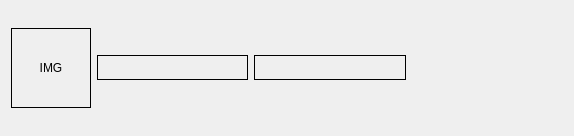
<?xml version="1.0" encoding="UTF-8"?>
<ui version="4.0">
 <class>ProjectCustomItem</class>
 <widget class="QWidget" name="ProjectCustomItem">
  <property name="geometry">
   <rect>
    <x>0</x>
    <y>0</y>
    <width>574</width>
    <height>136</height>
   </rect>
  </property>
  <property name="windowTitle">
   <string>Form</string>
  </property>
  <layout class="QHBoxLayout" name="horizontalLayout">
   <item>
    <widget class="QLabel" name="imglabel">
     <property name="minimumSize">
      <size>
       <width>80</width>
       <height>80</height>
      </size>
     </property>
     <property name="maximumSize">
      <size>
       <width>80</width>
       <height>80</height>
      </size>
     </property>
     <property name="frameShape">
      <enum>QFrame::Panel</enum>
     </property>
     <property name="text">
      <string>IMG</string>
     </property>
     <property name="alignment">
      <set>Qt::AlignCenter</set>
     </property>
    </widget>
   </item>
   <item>
    <widget class="QLabel" name="projectName">
     <property name="maximumSize">
      <size>
       <width>16777215</width>
       <height>25</height>
      </size>
     </property>
     <property name="frameShape">
      <enum>QFrame::Box</enum>
     </property>
     <property name="text">
      <string/>
     </property>
    </widget>
   </item>
   <item>
    <widget class="QLabel" name="statuslabel">
     <property name="maximumSize">
      <size>
       <width>16777215</width>
       <height>25</height>
      </size>
     </property>
     <property name="frameShape">
      <enum>QFrame::Box</enum>
     </property>
     <property name="text">
      <string/>
     </property>
    </widget>
   </item>
   <item>
    <widget class="QWidget" name="widget" native="true">
     <property name="styleSheet">
      <string notr="true"/>
     </property>
     <layout class="QGridLayout" name="gridLayout">
      <item row="0" column="0">
       <widget class="QLabel" name="weekLable">
        <property name="text">
         <string/>
        </property>
       </widget>
      </item>
      <item row="0" column="1">
       <widget class="QLabel" name="weekLabelValue">
        <property name="text">
         <string/>
        </property>
       </widget>
      </item>
      <item row="1" column="0">
       <widget class="QLabel" name="monthLabel">
        <property name="text">
         <string/>
        </property>
       </widget>
      </item>
      <item row="1" column="1">
       <widget class="QLabel" name="monthLabelValue">
        <property name="text">
         <string/>
        </property>
       </widget>
      </item>
      <item row="2" column="0">
       <widget class="QLabel" name="totalLabel">
        <property name="text">
         <string/>
        </property>
       </widget>
      </item>
      <item row="2" column="1">
       <widget class="QLabel" name="totalLabelValue">
        <property name="text">
         <string/>
        </property>
       </widget>
      </item>
     </layout>
    </widget>
   </item>
  </layout>
 </widget>
 <resources/>
 <connections/>
</ui>
